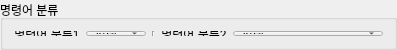
                     <widget class="QGroupBox" name="groupBox_34">
                      <property name="minimumSize">
                       <size>
                        <width>0</width>
                        <height>50</height>
                       </size>
                      </property>
                      <property name="maximumSize">
                       <size>
                        <width>16777215</width>
                        <height>50</height>
                       </size>
                      </property>
                      <property name="title">
                       <string>명령어 분류</string>
                      </property>
                      <layout class="QHBoxLayout" name="horizontalLayout_50">
                       <item>
                        <widget class="QLabel" name="label_43">
                         <property name="text">
                          <string>명령어 분류1</string>
                         </property>
                         <property name="alignment">
                          <set>Qt::AlignCenter</set>
                         </property>
                        </widget>
                       </item>
                       <item>
                        <widget class="QComboBox" name="combo_macro_action">
                         <property name="minimumSize">
                          <size>
                           <width>0</width>
                           <height>0</height>
                          </size>
                         </property>
                         <property name="maximumSize">
                          <size>
                           <width>16777215</width>
                           <height>16777215</height>
                          </size>
                         </property>
                         <item>
                          <property name="text">
                           <string>-선택-</string>
                          </property>
                         </item>
                        </widget>
                       </item>
                       <item>
                        <widget class="Line" name="line_18">
                         <property name="orientation">
                          <enum>Qt::Vertical</enum>
                         </property>
                        </widget>
                       </item>
                       <item>
                        <widget class="QLabel" name="label_44">
                         <property name="text">
                          <string>명령어 분류2</string>
                         </property>
                         <property name="alignment">
                          <set>Qt::AlignCenter</set>
                         </property>
                        </widget>
                       </item>
                       <item>
                        <widget class="QComboBox" name="combo_macro_action_items">
                         <property name="minimumSize">
                          <size>
                           <width>150</width>
                           <height>0</height>
                          </size>
                         </property>
                         <property name="maximumSize">
                          <size>
                           <width>16777215</width>
                           <height>16777215</height>
                          </size>
                         </property>
                         <item>
                          <property name="text">
                           <string>-선택-</string>
                          </property>
                         </item>
                        </widget>
                       </item>
                      </layout>
                     </widget>
